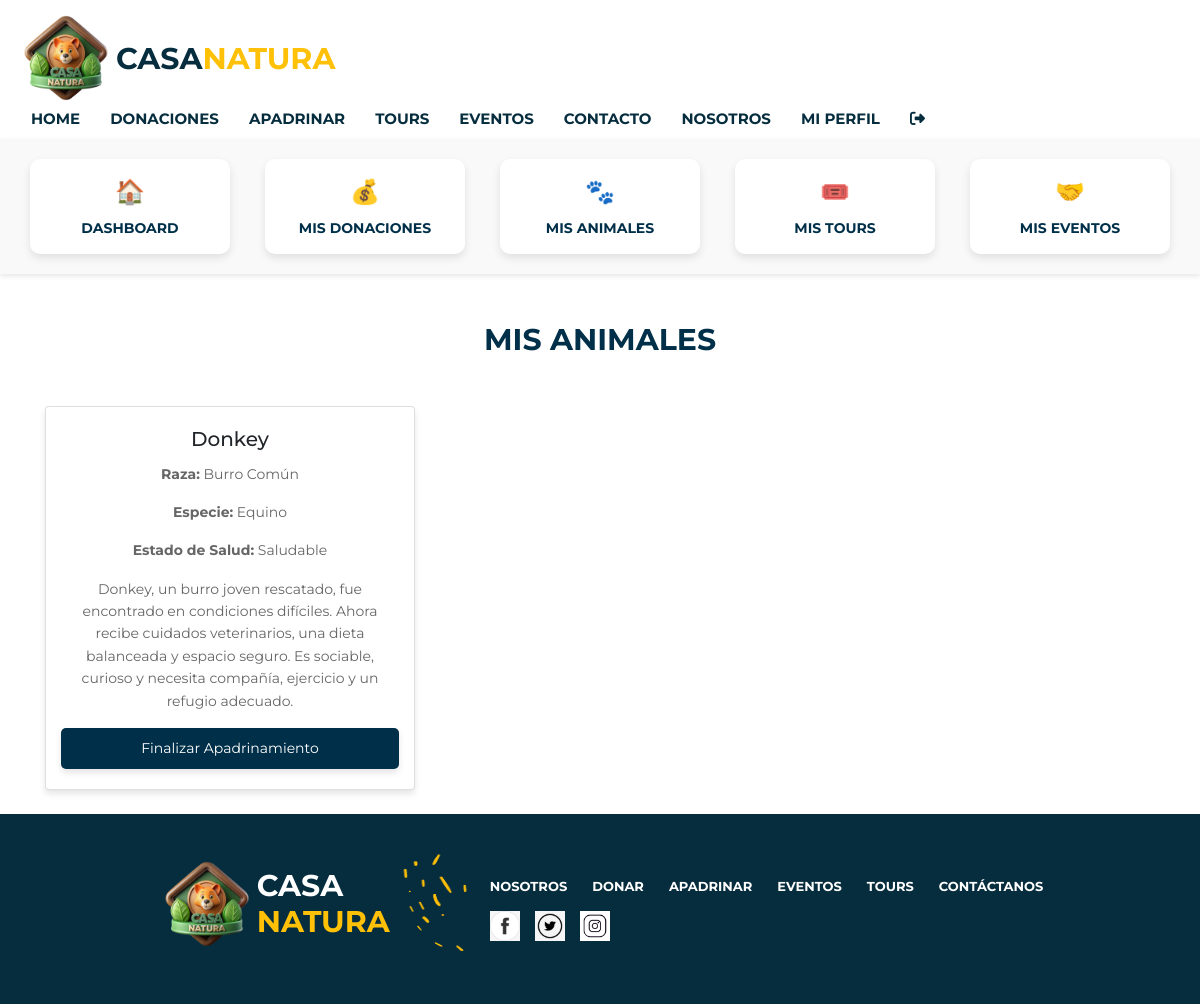
The page /misanimales.php (signed in) on the database as committed earlier.
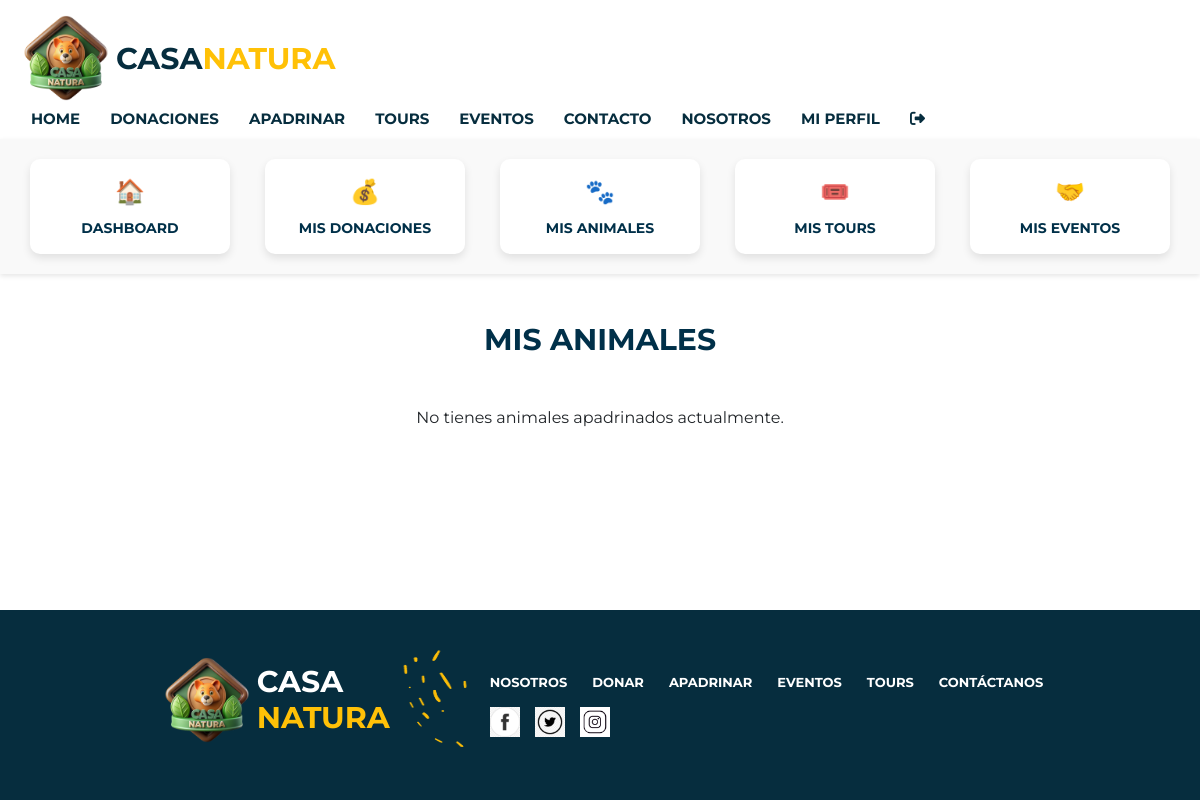
The same page on the database as committed later.
### tables this page shows
CREATE TABLE `animal` (
  `ID_Animal` int(10) NOT NULL,
  `Nombre` varchar(30) NOT NULL,
  `Raza` varchar(30) NOT NULL,
  `Especie` varchar(30) NOT NULL,
  `Fecha_Ingreso` date NOT NULL,
  `Estado_Salud` varchar(20) NOT NULL,
  `Fecha_Nacimiento` date NOT NULL,
  `Apadrinado` tinyint(1) NOT NULL,
  `Imagen` varchar(255) NOT NULL,
  `Historia` varchar(255) NOT NULL,
  `Necesidades` varchar(255) NOT NULL
);

### misanimales.php (the view, shortened to what this page needs)
<?php
include('actions/conexion.php');
$usuario_id = $_SESSION['usuario_id'];
?>
<!DOCTYPE html>
<html lang="es">
<head>
    <link rel="stylesheet" href="https://cdnjs.cloudflare.com/ajax/libs/font-awesome/6.7.1/css/all.min.css" />
    <link rel="stylesheet" href="./css/style.css">
    <link rel="stylesheet" href="https://cdn.jsdelivr.net/npm/bootstrap@4.3.1/dist/css/bootstrap.min.css">
</head>
<body>
    <?php
    include('fragmentos.php');
    echo $navbar;
    ?>
    <main>
        <?php
        include('fragmentos.php');
        echo $opciones;
        ?>
        <h2 class="perfil-title-donaciones text-center m-5">MIS ANIMALES</h2>
        <div class="dashboard-container">
            <br>
            <div class="main-content-perfil">
                <div class="row container card-container">
                    <?php
                    $query = "
                        SELECT a.ID_Animal, a.Nombre, a.Historia, a.Imagen, a.Raza, a.Especie, a.Estado_Salud
                        FROM animal a
                        INNER JOIN animal_usuario au ON a.ID_Animal = au.ID_Animal
                        WHERE au.ID_Usuario = ? AND au.FechaFin IS NULL
                        ORDER BY au.FechaApadrinamiento DESC
                    ";
                    $stmt = $conn->prepare($query);
                    $stmt->bind_param("i", $usuario_id);
                    $stmt->execute();
                    $result = $stmt->get_result();
                    if ($result->num_rows > 0) {
                        while ($row = $result->fetch_assoc()) {
                            ?>
                            <div class="card animales col-md-4 mb-4">
                                <h5 class="card-title"><?php echo htmlspecialchars($row['Nombre']); ?></h5>
                                <p class="card-text"><strong>Raza:</strong> <?php echo htmlspecialchars($row['Raza']); ?></p>
                                <p class="card-text"><strong>Especie:</strong> <?php echo htmlspecialchars($row['Especie']); ?></p>
                                <p class="card-text"><strong>Estado de Salud:</strong> <?php echo htmlspecialchars($row['Estado_Salud']); ?></p>
                                <p class="card-text"><?php echo htmlspecialchars($row['Historia']); ?></p>
                                <form method="POST" action="">
                                    <button type="submit" name="finalizar_apadrinamiento" class="btn btn-danger">Finalizar Apadrinamiento</button>
                                </form>
                            </div>
                            <?php
                        }
                    } else {
                        echo "<p class='container text-center'>No tienes animales apadrinados actualmente.</p>";
                    }
                    ?>
                </div>
            </div>
        </div>
    </main>
    <?php
    include("fragmentos.php");
    echo $footer;
    ?>
</body>
</html>

### fragmentos.php (shortened to what this page needs)
<?php
$current_page = basename($_SERVER['PHP_SELF']);
$navbar = '
<nav class="navbar">
    <div class="logo">
        <img class="img" src="./imagenes/logo.png" alt="Logo">
        <span>CASA<span class="highlight">NATURA</span></span>
    </div>
    <div class="menu-container">
        <div>
            <ul class="nav-links">
                <li class="' . ($current_page == 'index.php' ? 'active' : '') . '"><a href="index.php">HOME</a></li>';
                 if(!empty($_SESSION["usuario_id"])) {
                    $navbar .= '
                     <li class="' . ($current_page == 'informacionDonacion.php' ? 'active' : '') . '">
                    <a href="informacionDonacion.php">DONACIONES</a>
                    <ul class="submenu">
                        <li><a href="formularioDonaciones.php">FORMULARIO</a></li>
                    </ul>
                </li>';
                } else {
                    $navbar .= '
                    <li class="' . ($current_page == 'informacionDonacion.php' ? 'active' : '') . '">
                        <a href="informacionDonacion.php">DONACIONES</a>
                    </li>';
                }
              $navbar .='
                    <li class="' . ($current_page == 'listadoAnimalesDisponibles.php' ? 'active' : '') . '"><a href="listadoAnimalesDisponibles.php">APADRINAR</a></li>
                    <li class="' . ($current_page == 'tourDisponible.php' ? 'active' : '') . '"><a href="tourDisponible.php">TOURS</a></li>
                    <li class="' . ($current_page == 'eventosDisponibles.php' ? 'active' : '') . '"><a href="eventosDisponibles.php">EVENTOS</a></li>
                    <li class="' . ($current_page == 'contactenos.php' ? 'active' : '') . '"><a href="contactenos.php">CONTACTO</a></li>
                    <li class="' . ($current_page == 'quienessomos.php' ? 'active' : '') . '"><a href="quienessomos.php">NOSOTROS</a></li>';
                if(!empty($_SESSION["usuario_id"])) {
                    $navbar .= '
                    <li class="' . ($current_page == 'editarPerfil.php' ? 'active' : '') . '"><a href="editarPerfil.php">MI PERFIL</a></li>
                    <li class="' . ($current_page == 'login.php' ? 'active' : '') . '">
                        <a href="actions/cerrarSesion.php"><i class="fas fa-sign-out-alt"></i></a>
                    </li>';
                } else {
                    $navbar .= '
                    <li class="' . ($current_page == 'login.php' ? 'active' : '') . '">
                        <a href="login.php"><i class="fas fa-user"></i></a>
                    </li>';
                }
$navbar .= '
            </ul>
        </div>
    </div>
    <button class="menu-toggle">☰</button>
</nav>';
    $footer='<footer class="footer">
        <div class="footer-title">
            <h2 class="footer-title">
                <div class="logo">
                    <img class="img" src="./imagenes/logo.png">
                    <div>
                        <span style="color: #fff;">CASA</span>
                    <br>
                    <span class="highlight">NATURA</span>
                    </div>
                    <img class="img" src="./imagenes/footer.png">
                </div>
            </h2>
        </div>
        <div class="footer-info">
            <div class="footer-links">
            <a href="quienessomos.php">NOSOTROS</a>
            <a href="informacionDonacion.php">DONAR</a>
            <a href="listadoAnimalesDisponibles.php">APADRINAR</a>
            <a href="#">EVENTOS</a>
            <a href="#">TOURS</a>
            <a href="#">CONTÁCTANOS</a>
        </div>
        <div class="row social-media">
            <div class="col social-icons">
                <a href="#"><img src="imagenes/face.png" alt="Facebook" /></a>
                <a href="#"><img src="imagenes/twitter.png" alt="Twitter" /></a>
                <a href="#"><img src="imagenes/instagram.webp" alt="Instagram" /></a>
            </div>
        </div>
    </div>
    </footer>';
    $opciones=
    '
    <div class="menuCards">
    <div class="cardMenu">
        <a href="editarperfil.php">
            <div class="icon">🏠</div>
            <p>DASHBOARD</p>
        </a>
    </div>
    <div class="cardMenu">
        <a href="donaciones.php">
            <div class="icon">💰</div>
            <p>MIS DONACIONES</p>
        </a>
    </div>
    <div class="cardMenu">
        <a href="misanimales.php">
            <div class="icon">🐾</div>
            <p>MIS ANIMALES</p>
        </a>
    </div>
    <div class="cardMenu">
        <a href="misboletos.php">
            <div class="icon">🎟️</div>
            <p>MIS TOURS</p>
        </a>
    </div>
    <div class="cardMenu">
        <a href="misEventos.php">
            <div class="icon">🤝</div>
            <p>MIS EVENTOS</p>
        </a>
    </div>
</div>';
    ?>

### css/style.css (style rules this page uses)
body { font-family: 'Montserrat', sans-serif; margin: 0; display: flex; flex-direction: column; padding: 0; box-sizing: border-box; font-weight: bold; min-height: 100vh; }
main { flex: 1; }
.navbar { display: flex; align-items: baseline; justify-content: space-between; padding: 10px 20px; background-color: #fff; box-shadow: 0 2px 5px rgba(0, 0, 0, 0.1); font-family: 'Montserrat', sans-serif; font-weight: bold; }
.logo { display: flex; align-items: center; text-align: start; font-family: 'Montserrat', sans-serif; }
.logo span { font-size: 30px; font-weight: bold; color: #062D3E; }
.logo .highlight { color: #FFC107; }
.nav-links { display: flex; list-style: none; margin: 0; flex-grow: 1; font-size: 20px; }
.nav-links li { margin: 0 15px; }
.nav-links li a { text-decoration: none; color: #062D3E; }
nav ul { list-style: none; padding: 0; margin: 0; display: flex; }
nav li { position: relative; font-size: 15px; }
.footer { background-color: #062D3E; color: white; padding: 40px 20px; position: sticky; font-family: 'Montserrat', sans-serif; display: flex; justify-content: center; align-items: center; font-family: 'Paytone One', sans-serif; font-weight: 100; }
.footer-links { display: flex; margin-bottom: 15px; font-family: 'Montserrat', sans-serif; font-weight: bold; font-size: 13px; gap: 25px; }
.footer-title { font-family: 'Montserrat', sans-serif; font-size: 24px; color: white; display: inline-block; text-align: center; }
.footer-links a { color: white; text-decoration: none; transition: color 0.3s; }
.footer-info { display: flex; flex-direction: column; }
.social-media { text-align: start; }
.social-icons { display: flex; justify-content: start; gap: 15px; }
.social-icons img { width: 30px; height: 30px; transition: filter 0.3s; }
.img { width: 100px; height: 100px; display: flex; align-items: baseline; }
.highlight { font-weight: bold; font-size: 20px; text-align: center; margin-top: 20px; color: #062D3E; font-family: 'Montserrat', sans-serif; }
.container { justify-items: center; }
body { font-family: Arial, sans-serif; margin: 0; padding: 0; }
.menuCards { display: flex; justify-content: space-around; align-items: center; gap: 15px; padding: 20px; background-color: #f9f9f9; box-shadow: 0 2px 5px rgba(0, 0, 0, 0.1); position: sticky; top: 0; z-index: 1000; }
.cardMenu { display: flex; flex-direction: column; align-items: center; justify-content: center; background-color: #ffffff; color: #003049; font-weight: bold; font-family: "Montserrat", Arial, sans-serif; text-align: center; padding: 15px 20px; border-radius: 10px; transition: transform 0.3s ease, background-color 0.3s ease; width: 200px; box-shadow: 0 4px 8px rgba(0, 0, 0, 0.1); }
.cardMenu a { text-decoration: none; color: inherit; }
.cardMenu .icon { font-size: 24px; margin-bottom: 8px; }
.cardMenu p { font-size: 14px; margin: 0; }
.dashboard-container { display: flex; font-family: "Montserrat", Arial, sans-serif; }
.main-content-perfil { flex: 1; display: flex; align-items: flex-start; flex-wrap: wrap; justify-content: center; }
.perfil-title-donaciones { color: #003049; font-family: "Montserrat", Arial, sans-serif; font-size: 30px; font-weight: bold; }
form { width: 100%; max-width: 450px; }
button { color: white; padding: 10px 20px; border: none; border-radius: 5px; cursor: pointer; width: 100%; }
input, select, button { width: 100%; margin-bottom: 15px; padding: 8px; border-radius: 3px; border: 1px solid #ccc; }
.card button { box-shadow: 0 4px 6px rgba(0, 0, 0, 0.1); border: 1px solid #003049; }
.card { background-color: #fff; padding: 20px; border-radius: 10px; box-shadow: 0 4px 6px rgba(0, 0, 0, 0.1); flex: 1; min-width: 300px; }
.card p { text-align: center; font-size: 14px; color: #666; line-height: 1.6; }
.card button { background-color:#003049; color: #fff; border: none; padding: 10px 15px; border-radius: 5px; cursor: pointer; font-size: 14px; transition: background-color 0.3s ease; }

### misanimales.php (style rules this page uses)
.card-title { text-align: center; }

Rows that differ between the two databases and show on the page:
no longer on this page (row edited): animal: Nombre "Donkey", Raza "Burro Común", Especie "Equino", Estado_Salud "Saludable", Historia "Donkey, un burro joven rescatado, fue encontrado en condiciones difíciles. Ahora recibe cuidados veterinarios, una dieta balanceada y espacio seguro. Es sociable, curioso y necesita compañía, ejercicio y un refugio adecuado."
Other text that changed with them:
text now shown: "No tienes animales apadrinados actualmente."
